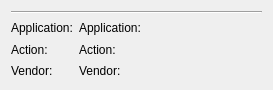
<?xml version="1.0" encoding="UTF-8"?>
<ui version="4.0">
 <class>PolkitDetails</class>
 <widget class="QWidget" name="PolkitDetails">
  <property name="geometry">
   <rect>
    <x>0</x>
    <y>0</y>
    <width>273</width>
    <height>90</height>
   </rect>
  </property>
  <property name="sizePolicy">
   <sizepolicy hsizetype="MinimumExpanding" vsizetype="MinimumExpanding">
    <horstretch>0</horstretch>
    <verstretch>0</verstretch>
   </sizepolicy>
  </property>
  <layout class="QGridLayout" name="gridLayout">
   <item row="1" column="0">
    <widget class="QLabel" name="appLabel">
     <property name="text">
      <string>Application:</string>
     </property>
    </widget>
   </item>
   <item row="2" column="0">
    <widget class="QLabel" name="actionLabel">
     <property name="text">
      <string>Action:</string>
     </property>
    </widget>
   </item>
   <item row="3" column="0">
    <widget class="QLabel" name="vendorLabel">
     <property name="text">
      <string>Vendor:</string>
     </property>
    </widget>
   </item>
   <item row="3" column="1" colspan="3">
    <widget class="QLabel" name="vendorUrlLabel">
     <property name="text">
      <string>Vendor:</string>
     </property>
     <property name="openExternalLinks">
      <bool>true</bool>
     </property>
     <property name="tipText" stdset="0">
      <string/>
     </property>
     <property name="useTips" stdset="0">
      <bool>true</bool>
     </property>
    </widget>
   </item>
   <item row="2" column="1" colspan="3">
    <widget class="QLabel" name="actionTextLabel">
     <property name="text">
      <string>Action:</string>
     </property>
     <property name="tipText" stdset="0">
      <string/>
     </property>
     <property name="useTips" stdset="0">
      <bool>true</bool>
     </property>
    </widget>
   </item>
   <item row="0" column="0" colspan="4">
    <widget class="Line" name="line">
     <property name="orientation">
      <enum>Qt::Horizontal</enum>
     </property>
    </widget>
   </item>
   <item row="1" column="1" colspan="3">
    <widget class="QLabel" name="appTextLabel">
     <property name="text">
      <string>Application:</string>
     </property>
    </widget>
   </item>
  </layout>
 </widget>
 <resources/>
 <connections/>
</ui>
